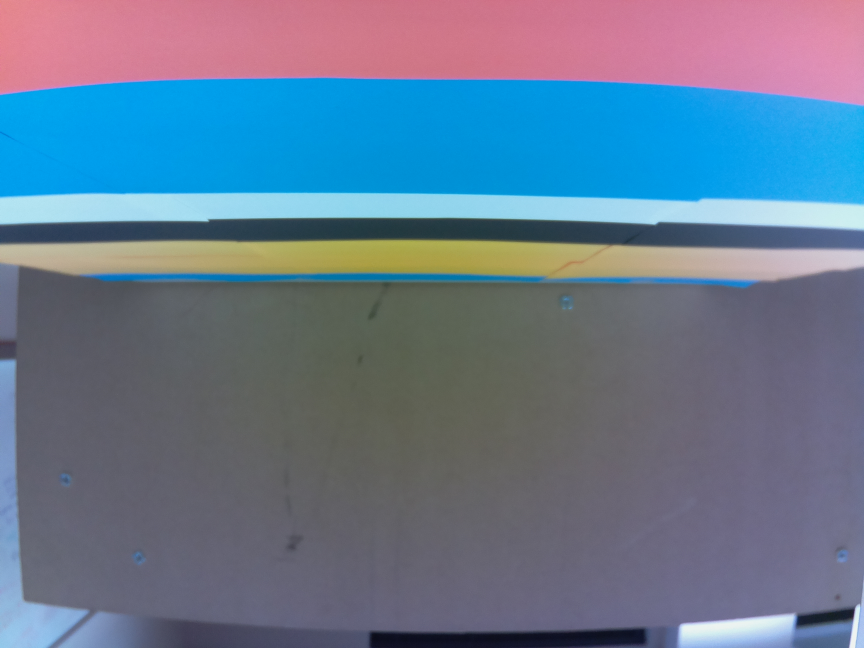
#> input picture Pi/test.jpg, 2592 x 1944 px (shown at 1/3 size)
$ python -i detect.py   (imports and definitions only)
#> lines starting #> are read from the running program, lines starting #| are printed output that depends on the picture; after the words box and inside, x2 and y2 are one past the last pixel; in counts of white or black regions, pixels touching at a corner belong together
import os
import cv2
import json
import numpy as np
import matplotlib.pyplot as plt
import skimage.segmentation as seg
import skimage.color as color

def foreground_obstructed(img, display = False):
  '''
    segments image and determines if the foreground is broken up by an object.
  '''
  #segment image to isolate colors
  image_slic = seg.slic(img,n_segments=150)
  segmented = color.label2rgb(image_slic, img, kind='avg')

  #determine color threshold
  y, x, _ = img.shape
  pixel = img[y-1, int(x//2)] #take pixel halfway accross x axis at bottom of image
  src = np.expand_dims(np.array([pixel]), axis=0)
  foreground_color = cv2.cvtColor(src, cv2.COLOR_BGR2HSV)

  #color threshold with foreground color
  hsv = cv2.cvtColor(segmented, cv2.COLOR_BGR2HSV)
  h, s, v = foreground_color[0, 0]
  lower = np.array([max(0, h-10), max(0, s-50), max(0, v-50)])
  upper = np.array([min(179, h+10), min(255, s+50), min(255, v+50)])
  mask = cv2.inRange(hsv, lower, upper)

  #find strong edges
  edges = cv2.Canny(mask, 150, 250)
  contours, hierarchy = cv2.findContours(edges.copy(),cv2.RETR_TREE,cv2.CHAIN_APPROX_SIMPLE)

  if display:
    for i, c in enumerate(contours):
      x,y,w,h = cv2.boundingRect(c) #get bounding box
      segmented = cv2.rectangle(segmented,(x,y),(x+w,y+h),(255,255,255),2)
    cv2.imshow("Segmented", segmented)
    cv2.imshow("Seg Edge", edges)
    cv2.waitKey(0)
    cv2.destroyAllWindows()
  return (False, len(contours) > 1)[contours is not None]

def detector(img, display = False, scale=.1):
  '''
    returns if an object was found and then returns the closest obj to the camera
  '''
  e1 = cv2.getTickCount()
  img = cv2.resize(img, None, fx=scale, fy=scale, interpolation=cv2.INTER_AREA)
  obj_in_fg = foreground_obstructed(img, display)

  objs = [] #cropped images of objs
  if obj_in_fg:
    print('Foreground Obstructed!')
    thresh = 0.03*img.size #minimum size for object to be detected
    blur = cv2.medianBlur(img, 3)
    edges = cv2.Canny(blur, 150, 200)

    edges = cv2.morphologyEx(edges, cv2.MORPH_CLOSE, np.ones((5,5), np.uint8), iterations=1)
    contours, hierarchy = cv2.findContours(edges.copy(),cv2.RETR_TREE,cv2.CHAIN_APPROX_SIMPLE)

    coords = [] #x,y,w,h locations
    border_id = None #will be used for primary parent identifier
    for i, c in enumerate(contours):
      x,y,w,h = cv2.boundingRect(c) #get bounding box
      if w*h >= thresh: #if bounding box big enough
        parent = hierarchy[0][i][3]
        print('Object found')
        #INSERT LOGIC TO REMOVE PRIMARY PARENT HERE
        objs.append(img[y:y+h, x:x+w])
        coords.append((len(coords),x,y,w,h))
    coords = sorted(coords, key=lambda x: x[2]+x[4], reverse=True) #sort by y location (closest box to bottom is closest obj)

  res = None
  if len(objs) > 1:
    res = objs[coords[0][0]] #ignore primary parent, so coords[1]. [0] gets index number

  e2 = cv2.getTickCount()
  time = (e2 - e1) / cv2.getTickFrequency()
  print("Time taken:", time)

  if display and obj_in_fg:
    cv2.imshow("Image", img)
    cv2.imshow("Edges", edges)
    cv2.waitKey(0)
    cv2.destroyAllWindows()
  return res is not None, res, coords[0][1:] #obj found, cropped img, cooradinates

def distance(coords):
  """
    coords: (x,y,w,h)
    returns lowest, in image, threshold reached. Returns -1 for negligible cases.
    0 - within view
    1 - within flipper range
    2 - within claw range
  """
  with open('calibrate.json', 'r') as f:
    calib_dist = json.load(f)

  #get threshold distances
  try:
    claw     = int(calib_dist.get("claw"))
    flippers = int(calib_dist.get("flippers"))
    view     = int(calib_dist.get("view"))
  except:
    #need to create class to create errorless function
    raise ValueError("Distances not calibrated.")

  y_bottom = coords[1]+coords[3]

  thresh = -1
  for y_coord in [view, flippers, claw]:
    if y_bottom > y_coord:
      thresh+=1

  return thresh

>>> import cv2
>>> picture = cv2.imread('test.jpg')
#> picture is the input picture: shape (1944, 2592, 3); mean B, G, R 143.7, 121.3, 102.6
>>> result = detector(picture)
#> in detector, `img = cv2.resize(img, None, fx=scale, fy=scale, interpolation=cv2.INTE..`:
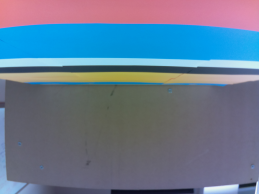
#> img: shape (194, 259, 3); mean of channels 0, 1, 2 143.7, 121.3, 102.6; drawn as B, G, R
#> in foreground_obstructed, `image_slic = seg.slic(img,n_segments=150)`:
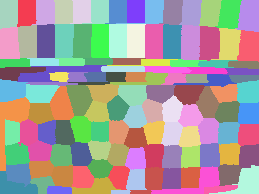
#> image_slic: shape (194, 259) int64; 119 distinct labels, from 1 to 119; one colour per label, 0 black
#> in foreground_obstructed, `segmented = color.label2rgb(image_slic, img, kind='avg')`:
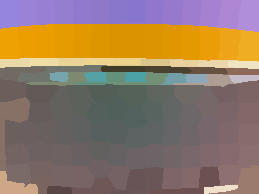
#> segmented: shape (194, 259, 3); mean R, G, B 143.2, 120.8, 102.1
#> in foreground_obstructed, `pixel = img[y-1, int(x//2)]`: pixel = [37, 17, 16]
#> in foreground_obstructed, `src = np.expand_dims(np.array([pixel]), axis=0)`: src = [[37, 17, 16]]
#> in foreground_obstructed, `foreground_color = cv2.cvtColor(src, cv2.COLOR_BGR2HSV)`: foreground_color = [[119, 145, 37]]
#> in foreground_obstructed, `hsv = cv2.cvtColor(segmented, cv2.COLOR_BGR2HSV)`: hsv: shape (194, 259, 3); mean H, S, V 109.2, 85.6, 153.6
#> in foreground_obstructed, `h, s, v = foreground_color[0, 0]`: h = 119; s = 145; v = 37
#> in foreground_obstructed, `lower = np.array([max(0, h-10), max(0, s-50), max(0, v-50)])`: lower = [109, 95, 0]
#> in foreground_obstructed, `upper = np.array([min(179, h+10), min(255, s+50), min(255, v+50)])`: upper = [129, 195, 87]
#> in foreground_obstructed, `mask = cv2.inRange(hsv, lower, upper)`: mask: shape (194, 259); every value is 0
#> in foreground_obstructed, `contours, hierarchy = cv2.findContours(edges.copy(),cv2.RETR_TREE,cv2...`: contours = []
#> in detector, `obj_in_fg = foreground_obstructed(img, display)`: obj_in_fg = False
#> (the run stopped early here; a loop or call above may not have finished)

$ run again, on Pi/calibrate.jpg
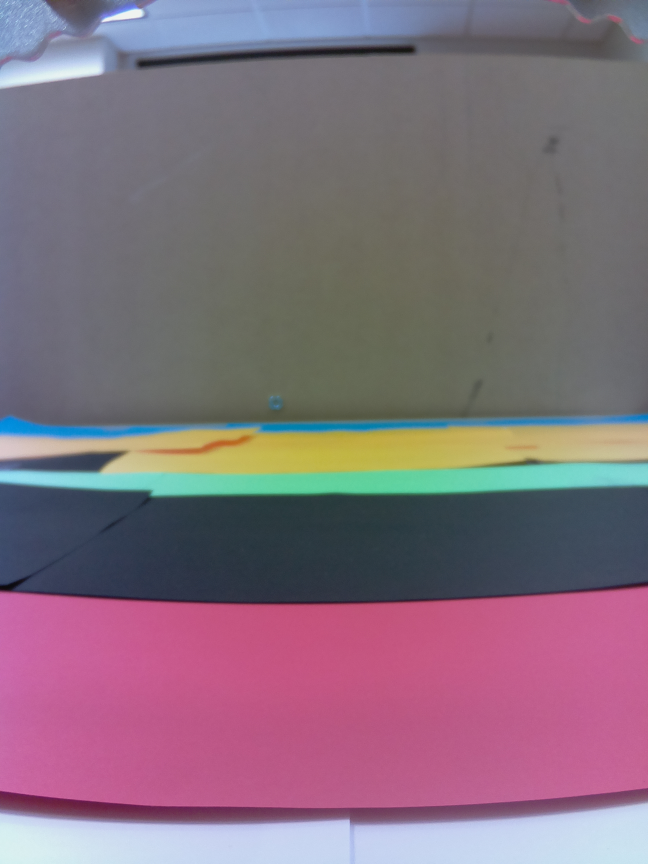
#> input picture Pi/calibrate.jpg, 1944 x 2592 px (shown at 1/3 size)
#> picture is the input picture: shape (2592, 1944, 3); mean B, G, R 124.6, 110.9, 131
#> image_slic: shape (259, 194) int64; 137 distinct labels, from 1 to 137
#> in foreground_obstructed, `segmented = color.label2rgb(image_slic, img, kind='avg')`:
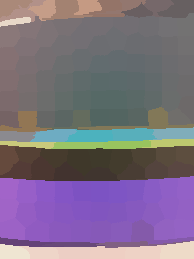
#> segmented: shape (259, 194, 3); mean R, G, B 124, 110.3, 130.4
#> pixel = [239, 213, 197]
#> src = [[239, 213, 197]]
#> foreground_color = [[109, 45, 239]]
#> hsv: shape (259, 194, 3); mean H, S, V 107.7, 68.4, 143.2
#> in foreground_obstructed, `h, s, v = foreground_color[0, 0]`: h = 109; s = 45; v = 239
#> lower = [99, 0, 189]
#> upper = [119, 95, 255]
#> mask: shape (259, 194); 6.6% white; 4 white regions, box (x1, y1, x2, y2) and area: (0, 241, 194, 259) 2521, (28, 0, 56, 21) 332, (74, 0, 102, 15) 293, (0, 17, 31, 27) 177
#> in foreground_obstructed, `contours, hierarchy = cv2.findContours(edges.copy(),cv2.RETR_TREE,cv2...`: contours = 6 contours, all with area under 20
#> obj_in_fg = True
#> in detector, `edges = cv2.morphologyEx(edges, cv2.MORPH_CLOSE, np.ones((5,5), np.uin..`:
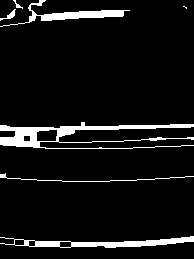
#> edges: shape (259, 194); 7.3% white; 7 white regions (1 under 20 px)
#> in detector, `contours, hierarchy = cv2.findContours(edges.copy(),cv2.RETR_TREE,cv2...`: contours = 12 contours, 3 with area under 20; largest, box (x1, y1, x2, y2) and area: (0, 122, 194, 149) 1432, (0, 236, 194, 248) 848, (0, 0, 130, 27) 572, (36, 129, 58, 142) 230, (59, 241, 72, 248) 70
#> the loop in detector, `for i, c in enumerate(contours):` made 12 passes
#> (x, y, w, h, parent) on pass 6: (0, 122, 194, 27, -1)
#> (printed output is left out)
#> after the loop in detector, `for i, c in enumerate(contours):`: coords = [(0, 0, 122, 194, 27)]; objs = 1 item
